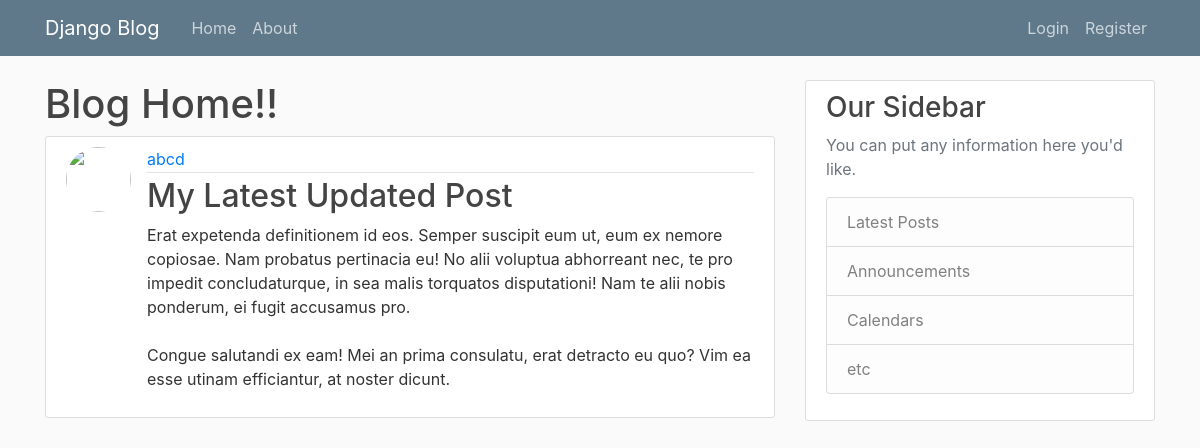
The app's page /post/38/ with its own data.
### blog/models.py (models this page shows, shortened)
class Post(models.Model):
     title = models.CharField(max_length = 1600)
     content = models.TextField()
     date_posted = models.DateTimeField(default=timezone.now)
     author = models.ForeignKey(User, on_delete = models.CASCADE)

### blog/views.py (the view)
# urls.py: path('post/<int:pk>/', PostDetailView.as_view(), name = "post-detail"),
class PostDetailView(DetailView):
    model = Post

### blog/templates/blog/post_detail.html (shortened to what this page needs)
{% extends "blog/base.html" %}
{% block content %}
<h1> Blog Home!! </h1>
<article class="media content-section">
    <img class="rounded-circle article-img" src="{{object.author.profile.image.url}}">
    <div class="media-body">
        <div class="article-metadata">
            <a class="mr-2" href="{% url 'user-posts' object.author.username %}">{{ object.author }}</a>
        </div>
        <h2 class="article-title"> {{ object.title }}</h2>
        <p class="article-content">{{ object.content }}</p>
    </div>
</article>
{% endblock content %}

### blog/templates/blog/base.html (shortened to what this page needs)
{% load static %}
<html>
<head>
  <link rel="stylesheet" href="https://maxcdn.bootstrapcdn.com/bootstrap/4.0.0/css/bootstrap.min.css"
>
  <link rel="stylesheet" type="text/css" href="{% static 'blog/main.css' %}">
</head>
<body>
  <header class="site-header">
    <nav class="navbar navbar-expand-md navbar-dark bg-steel fixed-top">
      <div class="container">
        <a class="navbar-brand mr-4" href="{% url 'blog-home'%}">Django Blog</a>
        <div class="collapse navbar-collapse" id="navbarToggle">
          <div class="navbar-nav mr-auto">
            <a class="nav-item nav-link" href="{% url 'blog-home'%}">Home</a>
            <a class="nav-item nav-link" href="{% url 'blog-about'%}">About</a>
          </div>
          <div class="navbar-nav">
            {%if user.is_authenticated %}
            <a class="nav-item nav-link" href="{% url 'post-create' %}">New Post</a>
            <a class="nav-item nav-link" href="{% url 'logout' %}">Logout</a>
            <a class="nav-item nav-link" href="{% url 'profile' %}">Profile</a>
            {% else %}
            <a class="nav-item nav-link" href="{% url 'login' %}">Login</a>
            <a class="nav-item nav-link" href="{% url 'register' %}">Register</a>
            {% endif %}
          </div>
        </div>
      </div>
    </nav>
  </header>
  <main role="main" class="container">
    <div class="row">
      <div class="col-md-8">
        {% block content %}{% endblock %}
      </div>
      <div class="col-md-4">
        <div class="content-section">
          <h3>Our Sidebar</h3>
          <p class='text-muted'>You can put any information here you'd like.
          <ul class="list-group">
            <li class="list-group-item list-group-item-light">Latest Posts</li>
            <li class="list-group-item list-group-item-light">Announcements</li>
            <li class="list-group-item list-group-item-light">Calendars</li>
            <li class="list-group-item list-group-item-light">etc</li>
          </ul>
          </p>
        </div>
      </div>
    </div>
  </main>
</body>
</html>

### blog/static/blog/main.css (style rules this page uses)
body { background: #fafafa; color: #333333; margin-top: 5rem; }
h1, h2, h3, h4, h5, h6 { color: #444444; }
ul { margin: 0; }
.bg-steel { background-color: #5f788a; }
.site-header .navbar-nav .nav-link { color: #cbd5db; }
.content-section { background: #ffffff; padding: 10px 20px; border: 1px solid #dddddd; border-radius: 3px; margin-bottom: 20px; }
.article-title { color: #444444; }
.article-content { white-space: pre-line; }
.article-img { height: 65px; width: 65px; margin-right: 16px; }
.article-metadata { padding-bottom: 1px; margin-bottom: 4px; border-bottom: 1px solid #e3e3e3 }

### records on screen
Post: author "abcd", title "My Latest Updated Post", content "Erat expetenda definitionem id eos. Semper suscipit eum ut, eum ex nemore copiosae. Nam probatus pertinacia eu! No alii voluptua abhorreant nec, te pro impedit concludaturque, in sea malis torquatos disputationi! Nam te alii nobis ponderum, ei fugit accusamus pro. Congue salutandi ex eam! Mei an prima consulatu, erat detracto eu quo? Vim ea esse utinam efficiantur, at noster dicunt."
